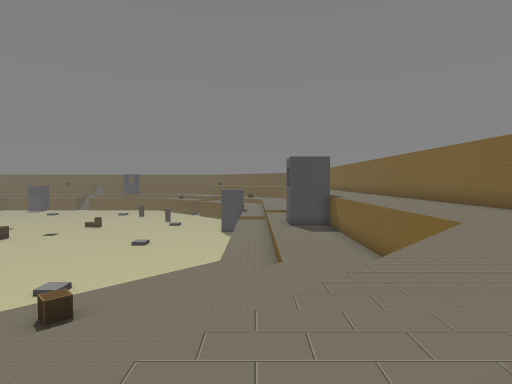
View 1 (above)

18 first-person views from a walk through a scene from a Unity 3-D project. The camera is 1.5 m above the floor, tilts 2° down and sees 80° across. The floor is counted in squares, 2 m on a side. Each view is taken from the middle of a square. On the plan, view 1 faces up. The plan holds only what a view shows up to about 10 squares ahead; the rest is blank. The place goes on beyond the plan.

View 2
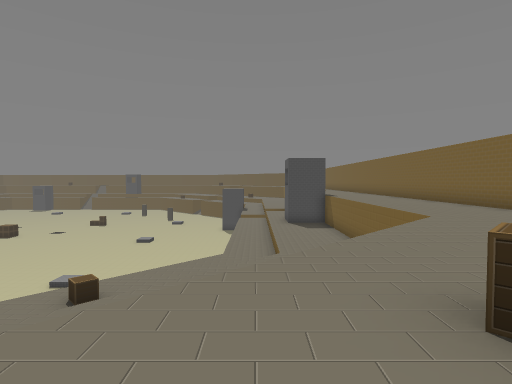

View 3
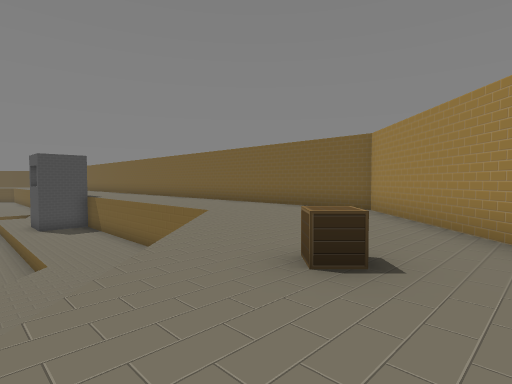

View 4
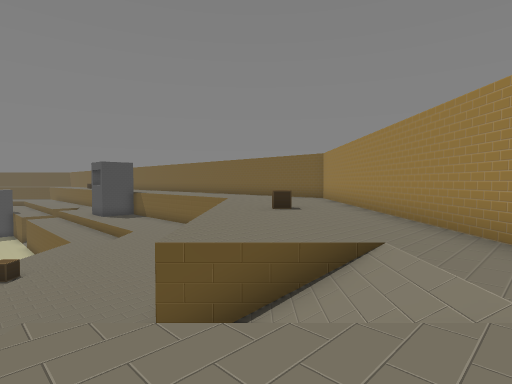

View 5
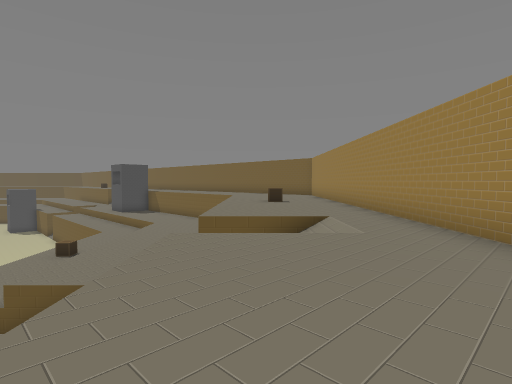

View 6
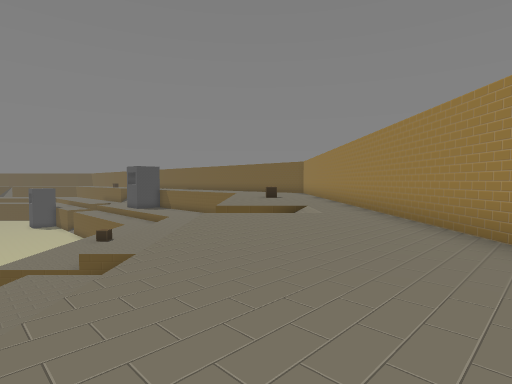

View 7
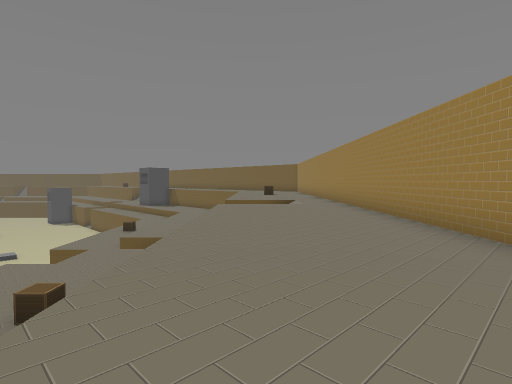

View 8
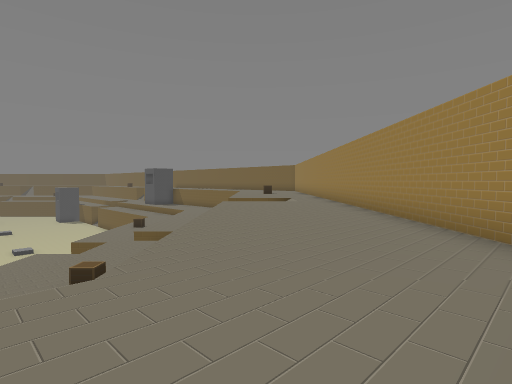

View 9
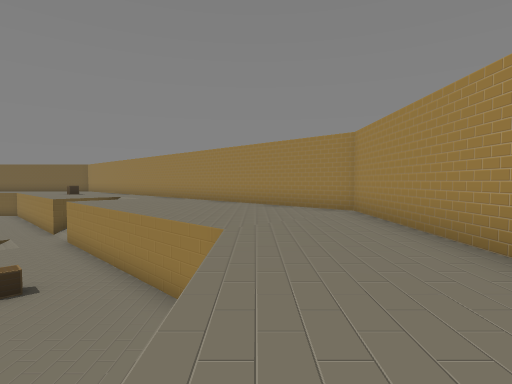

View 10
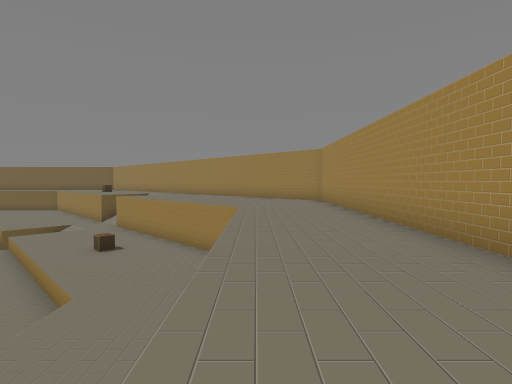

View 11
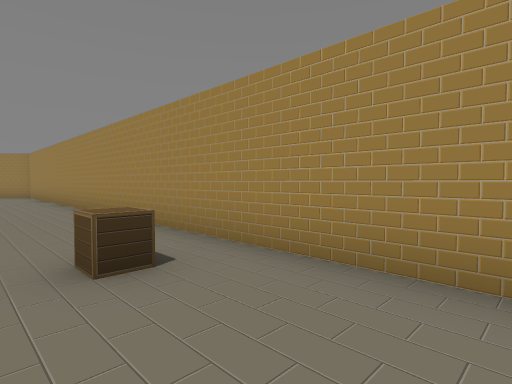

View 12
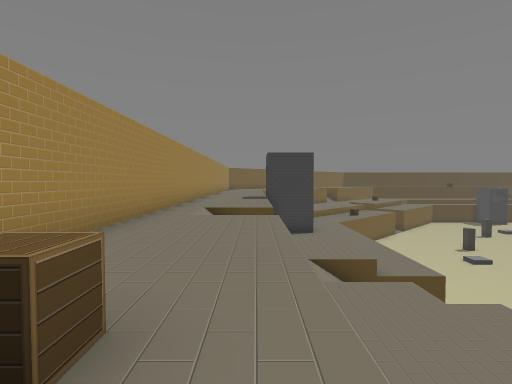

View 13
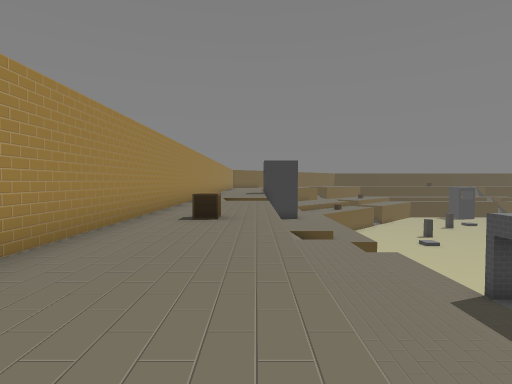

View 14
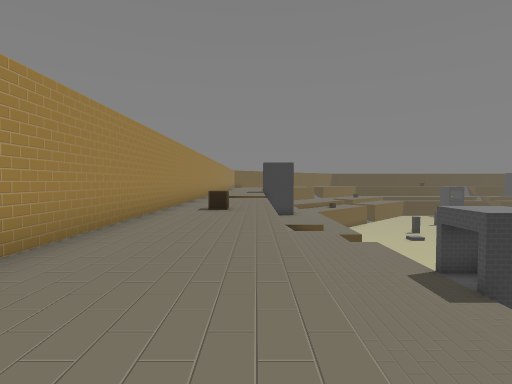

View 15
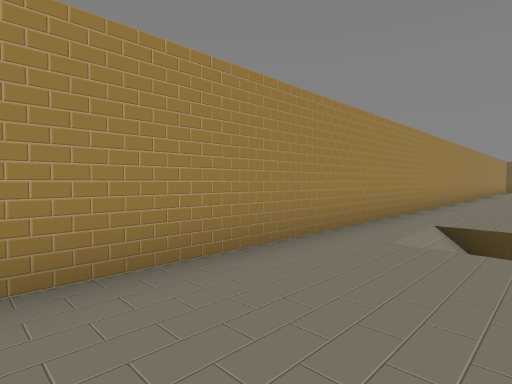

View 16
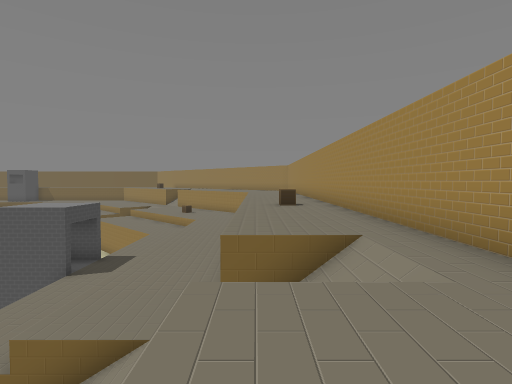

View 17
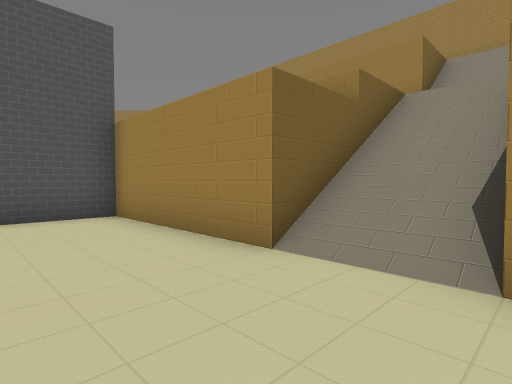

View 18
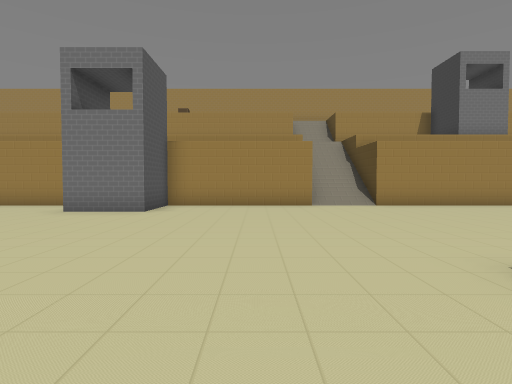

### Floor plan
Key: @ floor where view 1 was taken; # wall or solid block; . main floor; - floor 3 m lower than the main floor; _ floor 8 m lower than the main floor; / step, stairs or slope; v drop or lower ground; O other object.
Columns run from 32 left of view 1 to 7 right of it. Each row starts with its distance up from view 1.
 10                                 v---...#
  9                                 v---...#
  8                                vv---...#
  7                               vv--- ...#
  6                              vv---  ...#
  5       _                     vv---  /...#
  4      ___                   vv---  /....#
  3     _____                 vv---- /.....#
  2    _______                v-----/......#
  1   _________               /----/......#
  0   _________             v/ /--/.@.O..#
 -1  ___________          vv-/   /......#
 -2 _____________        vv---/  #.....#
 -3 _________O#___      vv----/ ///...#
 -4 _________O  __     vv-----/.///..#
 -5 ###//#####  ###   vv--O--/.../..#
 -6  v///vvvvvvvvv   vv-----/......#
 -7  --//------------------/......#
 -8  --//-----------------/......#
 -9        ----     -   -/......#
-10 ...//......................#
-11 ...//.....O...............#
-12 .........................#
-13 #########################

Where each view was taken, in squares from view 1:
view 1: 0 up, 0 right, facing up
view 2: 1 down, 0 right, facing up
view 3: 1 down, 1 left, facing up-right
view 4: 5 down, 5 left, facing up-right
view 5: 7 down, 7 left, facing up-right
view 6: 9 down, 9 left, facing up-right
view 7: 11 down, 11 left, facing up-right
view 8: 12 down, 12 left, facing up-right
view 9: 10 down, 16 left, facing right
view 10: 10 down, 20 left, facing right
view 11: 10 down, 25 left, facing down-right
view 12: 10 down, 21 left, facing left
view 13: 10 down, 16 left, facing left
view 14: 10 down, 14 left, facing left
view 15: 10 down, 24 left, facing down-left
view 16: 10 down, 32 left, facing right
view 17: 2 down, 30 left, facing down-right
view 18: 5 up, 26 left, facing down
